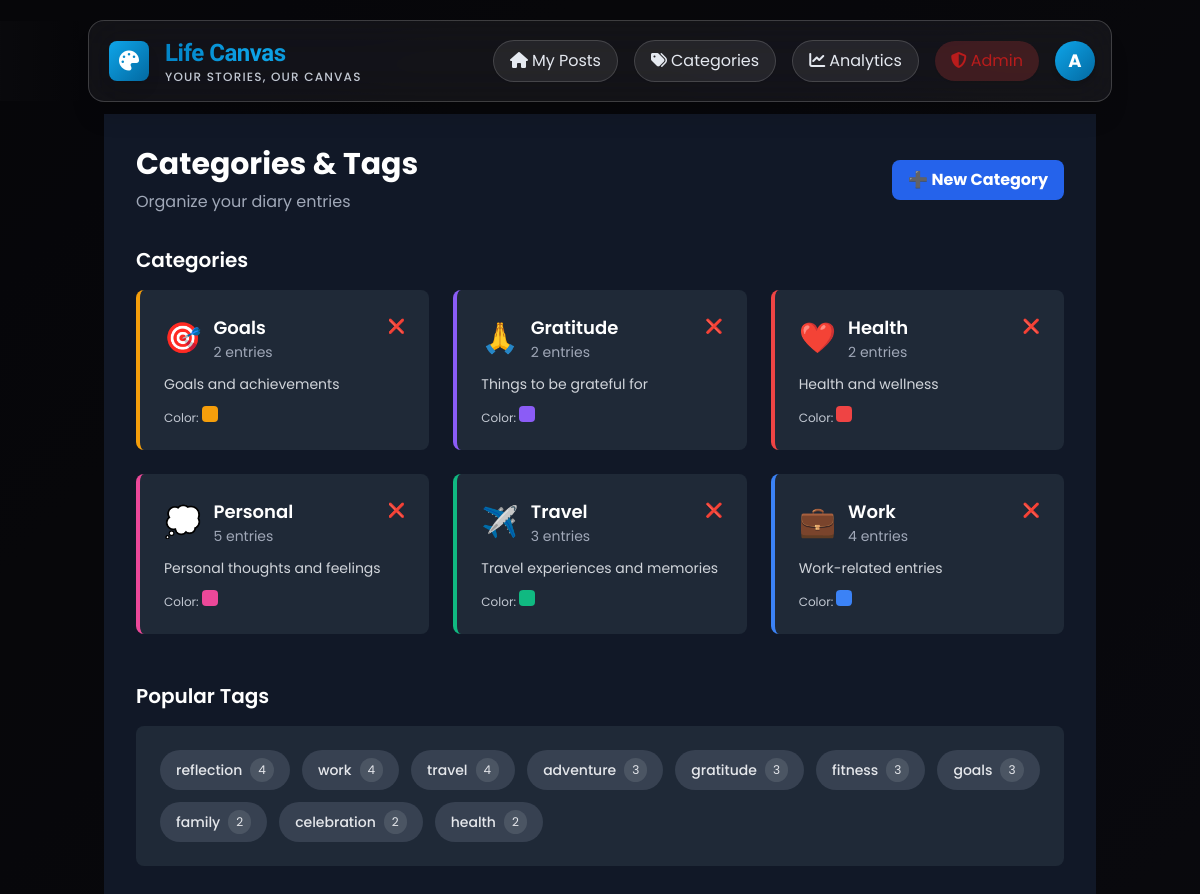
The app's page /categories.php (signed in) with its own data.
### tables this page shows
CREATE TABLE IF NOT EXISTS categories (
  category_id INT UNSIGNED AUTO_INCREMENT PRIMARY KEY,
  category_name VARCHAR(50) NOT NULL UNIQUE,
  description TEXT NULL,
  color VARCHAR(7) DEFAULT '#6B7280',
  icon VARCHAR(50) NULL,
  created_by INT UNSIGNED,
  created_at TIMESTAMP DEFAULT CURRENT_TIMESTAMP,
  CONSTRAINT fk_categories_user FOREIGN KEY (created_by) REFERENCES users(user_id) ON DELETE SET NULL
);

CREATE TABLE IF NOT EXISTS tags (
  tag_id INT UNSIGNED AUTO_INCREMENT PRIMARY KEY,
  tag_name VARCHAR(50) NOT NULL UNIQUE,
  usage_count INT UNSIGNED DEFAULT 0,
  created_at TIMESTAMP DEFAULT CURRENT_TIMESTAMP
);

### config/db.php (called while the page is built, shortened)
<?php
$config = require __DIR__ . '/config.php';
function get_pdo(): PDO {
    static $pdo = null;
    if ($pdo !== null) return $pdo;
    $config = require __DIR__ . '/config.php';
    $dsn = sprintf('mysql:host=%s;port=%d;dbname=%s;charset=%s',
        $config['db']['host'],
        $config['db']['port'],
        $config['db']['name'],
        $config['db']['charset']
    );
    $options = [
        PDO::ATTR_ERRMODE => PDO::ERRMODE_EXCEPTION,
        PDO::ATTR_DEFAULT_FETCH_MODE => PDO::FETCH_ASSOC,
        PDO::ATTR_EMULATE_PREPARES => false,
    ];
    try {
        $pdo = new PDO($dsn, $config['db']['user'], $config['db']['pass'], $options);
    } catch (PDOException $e) {
        http_response_code(500);
        echo 'Database connection failed.';
        exit;
    }
    return $pdo;
}

### lib/db.php (called while the page is built, shortened)
<?php
require_once __DIR__ . '/../config/db.php';
function db(): PDO {
    return get_pdo();
}
function db_all(string $sql, array $params = []): array {
    $stmt = db()->prepare($sql);
    $stmt->execute($params);
    return $stmt->fetchAll();
}
function db_one(string $sql, array $params = []): ?array {
    $stmt = db()->prepare($sql);
    $stmt->execute($params);
    $row = $stmt->fetch();
    return $row === false ? null : $row;
}

### lib/utils.php (called while the page is built, shortened)
<?php
function e(string $value): string {
    return htmlspecialchars($value, ENT_QUOTES, 'UTF-8');
}
function app_base_url(): string {
    $config = require __DIR__ . '/../config/config.php';
    if (!empty($_SERVER['SCRIPT_NAME'])) {
        $dir = rtrim(str_replace('\\', '/', dirname($_SERVER['SCRIPT_NAME'])), '/');
        return $dir;
    }
    return '';
}

### config/config.php (called while the page is built)
<?php
return [
    'db' => [
        'host' => '127.0.0.1',
        'port' => 3306,
        'name' => 'diary_app',
        'user' => 'root',
        'pass' => '',
        'charset' => 'utf8mb4'
    ],
    'app' => [
        'base_url' => '',
        'session_name' => 'diaryapp_sess',
        'display_errors' => true
    ],
    'uploads' => [
        'dir' => __DIR__ . '/../uploads',
        'max_size_bytes' => 5 * 1024 * 1024,
        'allowed_mime' => [
            'image/jpeg', 'image/png', 'image/gif', 'image/webp',
            'audio/mpeg', 'audio/wav', 'audio/ogg'
        ]
    ]
];

### lib/auth.php (called while the page is built, shortened)
<?php
require_once __DIR__ . '/../config/db.php';
require_once __DIR__ . '/utils.php';
function start_session_once(): void {
    $config = require __DIR__ . '/../config/config.php';
}
function is_logged_in(): bool {
    return isset($_SESSION['user_id']);
}
function current_user_id(): ?int {
    return is_logged_in() ? (int)$_SESSION['user_id'] : null;
}
function get_logged_in_user(): ?array {
    require_once __DIR__ . '/db.php';
    return db_one("SELECT u.*, r.role_name
                   FROM users u
                   LEFT JOIN roles r ON u.role_id = r.role_id
                   WHERE u.user_id = ?", [current_user_id()]);
}
function is_admin(): bool {
    $user = get_logged_in_user();
    return $user && $user['role_name'] === 'Admin';
}

### categories.php (the view, shortened to what this page needs)
<?php
require_once 'lib/auth.php';
require_once 'lib/db.php';
require_once 'lib/utils.php';
$user_id = current_user_id();
$categories = db_all("SELECT c.*,
                      COUNT(e.entry_id) as entry_count,
                      u.username as creator_name
                      FROM categories c
                      LEFT JOIN entries e ON c.category_id = e.category_id AND e.is_deleted = FALSE
                      LEFT JOIN users u ON c.created_by = u.user_id
                      GROUP BY c.category_id
                      ORDER BY c.category_name");
$popular_tags = db_all("SELECT * FROM v_popular_tags LIMIT 20");
include 'partials/head.php';
?>
<div class="min-h-screen bg-gray-900 py-8">
    <div class="max-w-7xl mx-auto px-4 sm:px-6 lg:px-8">
        <div class="mb-8 flex justify-between items-center">
            <div>
                <h1 class="text-3xl font-bold text-white mb-2">Categories & Tags</h1>
                <p class="text-gray-400">Organize your diary entries</p>
            </div>
            <button onclick="document.getElementById('createModal').classList.remove('hidden')"
                    class="bg-blue-600 hover:bg-blue-700 text-white font-bold py-2 px-4 rounded-lg transition duration-300">
                ➕ New Category
            </button>
        </div>
        <div class="mb-12">
            <h2 class="text-xl font-semibold text-white mb-4">Categories</h2>
            <div class="grid grid-cols-1 md:grid-cols-2 lg:grid-cols-3 gap-6">
                <?php foreach ($categories as $category): ?>
                <div class="bg-gray-800 rounded-lg p-6 border-l-4" style="border-color: <?= e($category['color']) ?>">
                    <div class="flex justify-between items-start mb-3">
                        <div class="flex items-center">
                            <span class="text-3xl mr-3"><?= e($category['icon']) ?></span>
                            <div>
                                <h3 class="text-white font-semibold text-lg"><?= e($category['category_name']) ?></h3>
                                <p class="text-gray-400 text-sm"><?= $category['entry_count'] ?> entries</p>
                            </div>
                        </div>
                        <?php if (is_admin() || $category['created_by'] == $user_id): ?>
                        <form method="POST" onsubmit="return confirm('Delete this category? Entries will not be deleted.')">
                            <button type="submit" name="delete_category" value="1"
                                    class="text-red-400 hover:text-red-300 text-sm">
                                ❌
                            </button>
                        </form>
                        <?php endif; ?>
                    </div>
                    <?php if ($category['description']): ?>
                    <p class="text-gray-300 text-sm mb-3"><?= e($category['description']) ?></p>
                    <?php endif; ?>
                    <div class="flex items-center justify-between text-xs text-gray-500">
                        <span>Color: <span class="inline-block w-4 h-4 rounded" style="background-color: <?= e($category['color']) ?>"></span></span>
                    </div>
                </div>
                <?php endforeach; ?>
            </div>
        </div>
        <div>
            <h2 class="text-xl font-semibold text-white mb-4">Popular Tags</h2>
            <div class="bg-gray-800 rounded-lg p-6">
                <div class="flex flex-wrap gap-3">
                    <?php foreach ($popular_tags as $tag): ?>
                    <span class="inline-flex items-center bg-gray-700 text-gray-200 px-4 py-2 rounded-full text-sm">
                        <span class="font-medium"><?= e($tag['tag_name']) ?></span>
                        <span class="ml-2 bg-gray-600 px-2 py-1 rounded-full text-xs"><?= $tag['usage_count'] ?></span>
                    </span>
                    <?php endforeach; ?>
                </div>
            </div>
        </div>
    </div>
</div>
<?php include 'partials/footer.php'; ?>

### assets/css/theme.css (style rules this page uses)
:root { color-scheme: dark; --bg-0:rgba(20, 20, 30, 0.5); --bg-1:rgba(30, 30, 45, 0.7); --bg-2:rgba(40, 40, 55, 0.6); --text:#E5E9F0; --text-secondary:#C2C8D2; --muted:#A0A8B8; --border:rgba(255, 255, 255, 0.15); --primary-500:#0ea5e9; --primary-600:#0284c7; --primary-700:#06b6d4; --accent:#06b6d4; --ring:rgba(14, 165, 233, 0.4); --ok-green:#10b981; --ok-yellow:#fbbf24; --ok-red:#ef4444; }
html, body { background: #0a0a0f; color: var(--text); overflow-x: hidden; position: relative; }
body::before { content: ''; position: fixed; top: 0; left: 0; width: 100%; height: 100%; background-image: url('../BG.jpg'); background-size: cover; background-position: center; background-repeat: no-repeat; background-attachment: fixed; pointer-events: none; z-index: 0; }
body::after { content: ''; position: fixed; top: 0; left: 0; width: 100%; height: 100%; background: rgba(0, 0, 0, 0.6); pointer-events: none; z-index: 0; }
.gradient-bg { background: linear-gradient(135deg, var(--bg-0) 0%, var(--bg-1) 55%, var(--bg-2) 100%); position: relative; z-index: 1; }
.text-gray-500 { color: var(--text-secondary) !important; }
.text-gray-400 { color: var(--muted) !important; }
html { scroll-behavior: smooth; }
body { font-family: 'Poppins', sans-serif; }

### records on screen
categories: icon "🎯", category_name "Goals", entry_count "2", description "Goals and achievements"
categories: icon "🙏", category_name "Gratitude", entry_count "2", description "Things to be grateful for"
categories: icon "❤️", category_name "Health", entry_count "2", description "Health and wellness"
categories: icon "💭", category_name "Personal", entry_count "5", description "Personal thoughts and feelings"
categories: icon "✈️", category_name "Travel", entry_count "3", description "Travel experiences and memories"
categories: icon "💼", category_name "Work", entry_count "4", description "Work-related entries"
tags: tag_name "reflection", usage_count "4"
tags: tag_name "work", usage_count "4"
tags: tag_name "travel", usage_count "4"
tags: tag_name "adventure", usage_count "3"
tags: tag_name "gratitude", usage_count "3"
tags: tag_name "fitness", usage_count "3"
tags: tag_name "goals", usage_count "3"
tags: tag_name "family", usage_count "2"
tags: tag_name "celebration", usage_count "2"
tags: tag_name "health", usage_count "2"

### other values on screen
substr(current_username(), 0, 1) "A"
